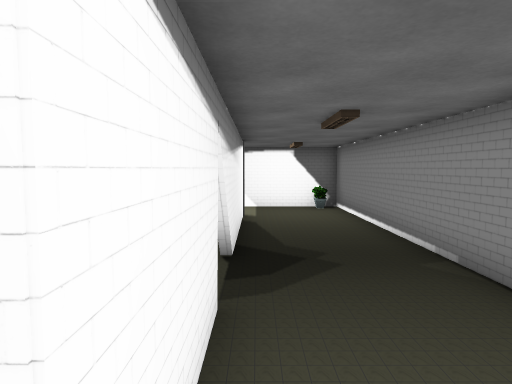
View 1 (above)

12 first-person views from a walk through a Unity game level. The camera is 1.5 m above the floor, tilts 4° down and sees 75° across. The floor is counted in squares, 1 m on a side. Each view is taken from the middle of a square. On the plan, view 1 faces up. The plan holds only what a view shows up to about 15 squares ahead; the rest is blank. The place goes on beyond the plan. Door leaves are left out, so doorways stand open.

View 2
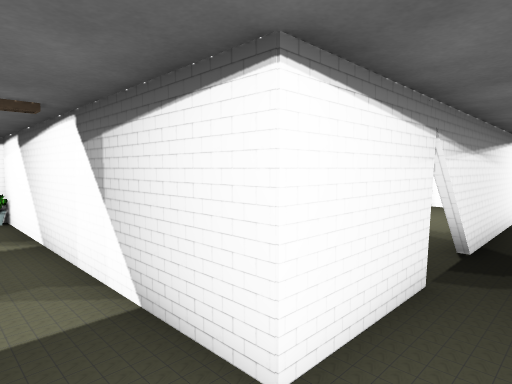

View 3
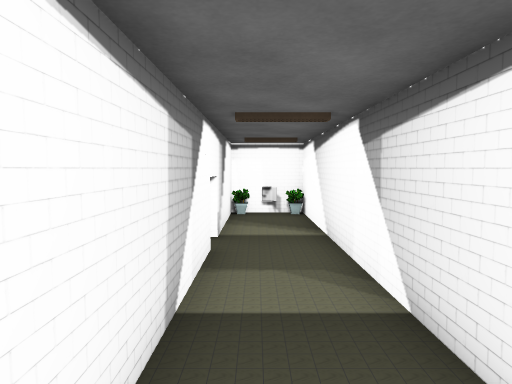

View 4
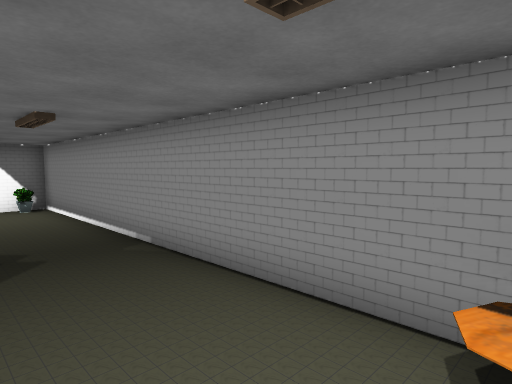

View 5
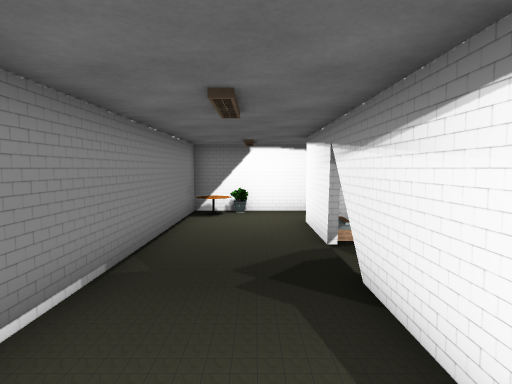

View 6
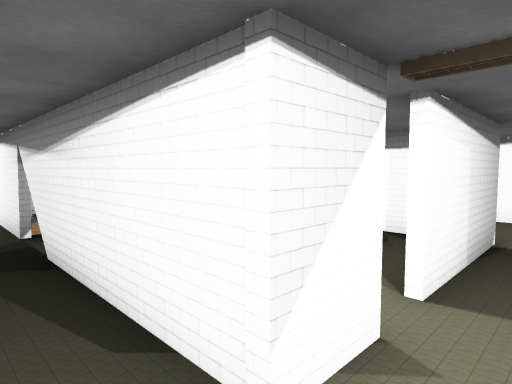

View 7
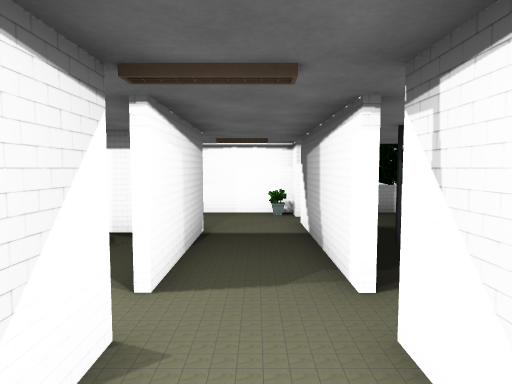

View 8
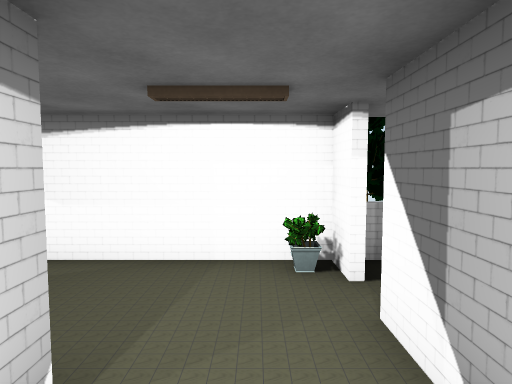

View 9
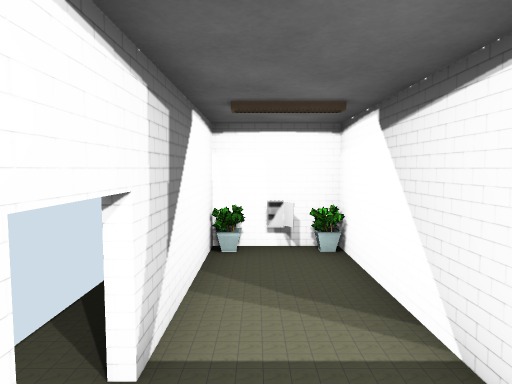

View 10
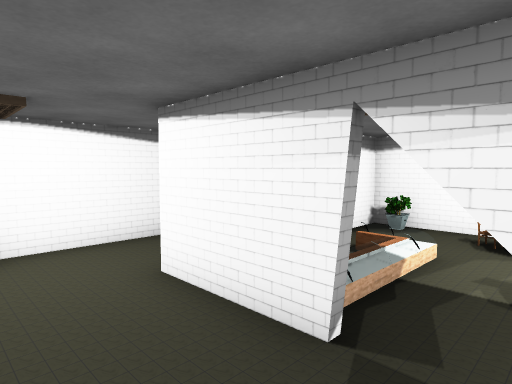

View 11
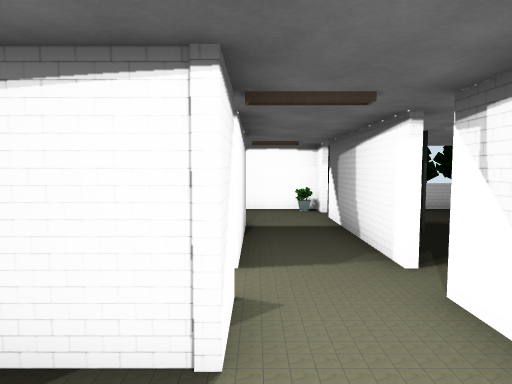

View 12
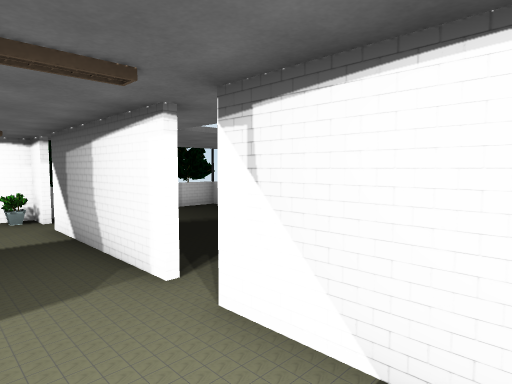

### Floor plan
Points are (right, up) in squares from view 1. A wall is a line through its corners. A room is listed if a view was taken in it or the views show most of it. See-through windows are left out.
Room 1 (views 1, 2, 3, 4, 5, 6, 7, 9, 10, 11, 12)
walls: (-0.4, 10.7) (-0.4, 0.6) (-10.4, 0.6) (-10.4, -1.8) (3.2, -1.8) (3.2, 13.2) (-0.4, 13.2)
ways out: opening at (-1, 12) to room 2; gap at (-1, 4)
objects: other object (-10, 0)
Room 2 (view 8)
walls: (-7, 10.7) (-2.9, 10.7); (-9.2, 13.2) (-10.4, 13.2) (-10.4, 8.5); (-1.9, 10.7) (-0.4, 10.7); (-2.9, 13.2) (-8.2, 13.2); (-0.4, 13.2) (-1.9, 13.2)
ways out: opening at (-1, 12) to room 1; open door at (-9, 13); open door at (-2.5, 11); open door at (-2.5, 13)

Where each view was taken, in squares from view 1:
view 1: 0 up, 0 right, facing up
view 2: 1 down, 1 right, facing up-left
view 3: 1 down, 1 right, facing left
view 4: 1 down, 0 right, facing up-right
view 5: 10 up, 1 right, facing down
view 6: 12 up, 1 right, facing down-left
view 7: 12 up, 1 right, facing left
view 8: 12 up, 5 left, facing left
view 9: 1 down, 4 left, facing left
view 10: 5 up, 2 right, facing down-left
view 11: 11 up, 2 right, facing left
view 12: 11 up, 1 right, facing up-left
